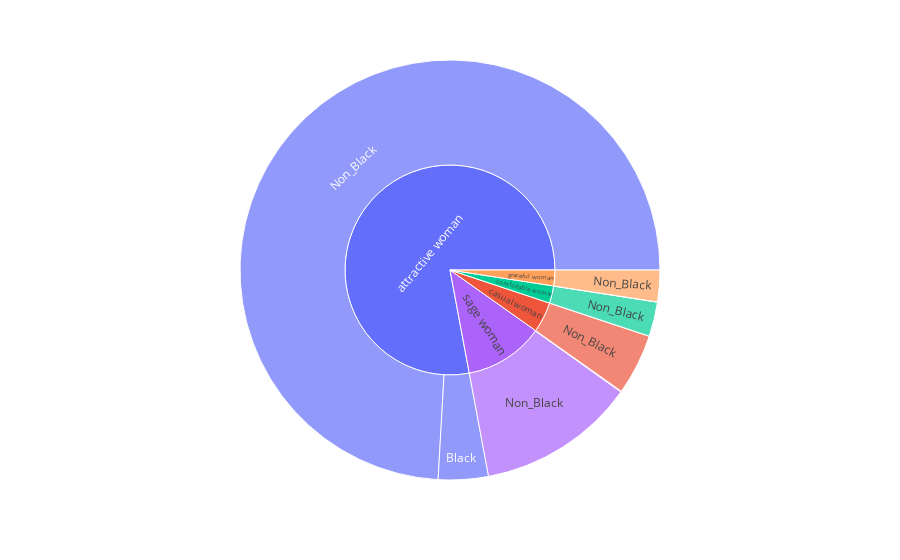

Here is the notebook cell this chart was saved with:
### Code cell
# plot all skincare
import plotly.express as px
fig = px.sunburst(new_df_all, path=['architype', 'type'], values = 'count', color = 'architype', branchvalues = 'total')
fig.update_layout(showlegend=True)
fig.show()

### Figure 1 — Plotly figure (JSON) as saved in the notebook; plotly's stock layout.template omitted (floating-point values rounded to 4 significant figures)
{"data": [{"branchvalues": "total", "customdata": [["attractive woman"], ["casual woman"], ["comfortable woman"], ["sage woman"], ["graceful woman"], ["sage woman"], ["casual woman"], ["comfortable woman"], ["graceful woman"], ["sage woman"], ["attractive woman"], ["casual woman"], ["comfortable woman"], ["attractive woman"]], "domain": {"x": [0, 1], "y": [0, 1]}, "hovertemplate": "labels=%{label}<br>count=%{value}<br>parent=%{parent}<br>id=%{id}<br>architype=%{customdata[0]}<extra></extra>", "ids": ["attractive woman/Black", "casual woman/Black", "comfortable woman/Black", "sage woman/Black", "graceful woman/Non_Black", "sage woman/Non_Black", "casual woman", "comfortable woman", "graceful woman", "sage woman", "attractive woman/Non_Black", "casual woman/Non_Black", "comfortable woman/Non_Black", "attractive woman"], "labels": ["Black", "Black", "Black", "Black", "Non_Black", "Non_Black", "casual woman", "comfortable woman", "graceful woman", "sage woman", "Non_Black", "Non_Black", "Non_Black", "attractive woman"], "marker": {"colors": ["#636efa", "#EF553B", "#00cc96", "#ab63fa", "#FFA15A", "#ab63fa", "#EF553B", "#00cc96", "#FFA15A", "#ab63fa", "#636efa", "#EF553B", "#00cc96", "#636efa"]}, "name": "", "parents": ["attractive woman", "casual woman", "comfortable woman", "sage woman", "graceful woman", "sage woman", "", "", "", "", "attractive woman", "casual woman", "comfortable woman", ""], "type": "sunburst", "values": [584, 1, 2, 11, 370, 1852, 714, 405, 370, 1863, 11259, 713, 403, 11843]}], "layout": {"legend": {"tracegroupgap": 0}, "margin": {"t": 60}, "showlegend": true}}
